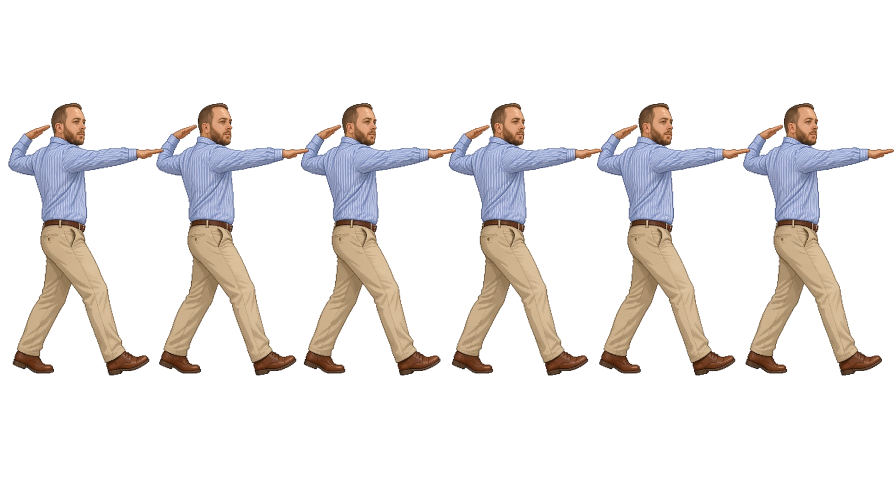
#> input picture egyptian_fighter/assets/char1/idle.png, 1792 x 1008 px, found by its file name (shown at 1/2 size)
$ python build_sprites.py
#> lines starting #> are read from the running program, lines starting #| are printed output that depends on the picture; after the words box and inside, x2 and y2 are one past the last pixel; in counts of white or black regions, pixels touching at a corner belong together
### egyptian_fighter/tools/front_flex.py
"""front_flex.py - Mike's victory: front-on double-biceps, a turn, the same from behind.

Built only from his real front-facing photo frame (sprite_sources/mike_hyrox/idle.png):
  * both arms (and the racket) are cut off; his free left arm is re-posed with the same
    shoulder / elbow rig as tools/poses.py (upper arm up and out, forearm bent up, fist by
    the head, upper arm widened a little = flexed biceps) and MIRRORED onto the other side,
    so both arms are his own arm
  * the strip of shorts / thigh hidden behind the racket is filled from the mirror image of
    his other side
  * there is NO photo of his back: the back view is his front frame mirrored (as if turned)
    with the chest print painted out in the vest's own black and the face replaced by his
    own hair (rows of the hair band stretched down) - a reconstruction, not a photo
  * the turn is a horizontal squash through side-on
"""
import numpy as np
from PIL import Image, ImageDraw
from scipy import ndimage as ndi

# coordinates in the scaled (560 px tall), trimmed front frame
CX = 111.0                       # body centre line (torso / crotch)
SHOULDER = (171.0, 121.0)        # his left shoulder joint (image right)
ELBOW = (191.0, 207.0)
WRIST_Y = 281                    # bottom of his watch strap
# image-right arm = pixels right of this line (y -> x), rows 92..335
ARM_R_EDGE = [(92, 158), (100, 157), (130, 166), (150, 169), (180, 172), (200, 172), (260, 175), (300, 178), (335, 180)]
# image-left arm + racket = pixels left of this line
ARM_L_EDGE = [(92, 70), (100, 70), (130, 67), (150, 61), (180, 53), (200, 54), (240, 51), (270, 47), (300, 42), (312, 40)]
RACKET = [(296, 40), (310, 44), (320, 50), (340, 57), (360, 59), (380, 58), (392, 54), (402, 46)]
PAD = 170                        # canvas padding (raised arms)


# [7 lines left out: function _edge, not called in this run]


def fill_print_holes(sub, light=(226, 226, 222)):
    """The source photos had the white print on the black vest keyed out (see-through
    letters / race bib).  Paint enclosed holes that are surrounded by dark cloth back in."""
    a = sub.copy()
    al = a[..., 3]
    m = al > 60
    holes = ndi.binary_fill_holes(m) & ~m
    lab, n = ndi.label(holes)
    lum = a[..., :3].astype(int).mean(-1)
    skin = (a[..., 0].astype(int) - a[..., 2] > 25) & (a[..., 1] > 70)
    for i, sl in enumerate(ndi.find_objects(lab)):
        reg = lab == i + 1
        ring = ndi.binary_dilation(reg, iterations=2) & ~reg & m
        if ring.sum() == 0:
            continue
        if skin[ring].mean() > 0.25:          # a real gap between an arm and the body
            continue
        if reg.sum() > 0.08 * m.sum():
            continue
        tgt = ndi.binary_dilation(reg, iterations=1) & (al < 250)
        k = (al[tgt].astype(float) / 255.0)[:, None]
        a[tgt, :3] = (a[tgt, :3] * k + np.array(light) * (1 - k)).astype(np.uint8)
        a[tgt, 3] = 255
    return a


class FrontRig:
    # [189 lines left out: functions __init__, arm, mirror, front, _squash, back and 1 more, not called in this run]

### egyptian_fighter/tools/build_sprites.py
#!/usr/bin/env python3
"""
Egyptian Fighter - sprite sheet rebuilder.

Takes raw AI-generated sprite strips (unevenly spaced, overlapping, tiled/duplicated,
drawn at different scales, sometimes on an opaque background) and rebuilds them into
clean uniform-grid strips that the game can slice exactly:

  * background -> alpha (flood fill from the edges against a fitted background model,
    so white shirts / white gis are never keyed out)
  * every pose found by connected components (small detached bits such as a racket,
    a book or a hand are merged into the nearest figure; touching poses are split at
    the thinnest column)
  * exact duplicates (tiled strips) and cut-off slivers dropped
  * every pose scaled with ONE scale per source sheet so the character keeps the same
    size in every animation, then placed in a fixed cell, feet on a common baseline,
    body centre on the cell centre
  * optional procedural walk: when a walk strip has no leg movement (the same stride
    copied N times) the two legs are cut apart at the crotch and swung past each other
    with a hip-pivot shear, giving a real alternating step from the existing art
  * writes <out>/<folder>/<anim>.png and <out>/<folder>/sprites.cfg

Usage:  python tools/build_sprites.py            (uses SPEC below, writes ./assets)
        python tools/build_sprites.py --preview  (also writes contact sheets to ./preview)
Needs:  pip install pillow numpy scipy
"""
import argparse, math, os, sys
sys.path.insert(0, os.path.dirname(os.path.abspath(__file__)))
import numpy as np
from PIL import Image, ImageDraw
from scipy import ndimage as ndi

ROOT = os.path.dirname(os.path.dirname(os.path.abspath(__file__)))
SRC = os.path.join(ROOT, 'sprite_sources')

# --------------------------------------------------------------------------------------
# What to build.  stand_h = height in SOURCE pixels that a fully upright figure has in
# that sheet (used to give every sheet of a character the same scale).
#   pick   : which detected poses to use, in order (after duplicate removal)
#   pwalk  : build an 8-frame procedural walk from pose index `pwalk`
#   fill_shirt : repaint enclosed see-through holes in the torso (shirt keyed out
#                by an earlier background removal) with an off-white shirt colour
#   ft     : seconds per frame
# --------------------------------------------------------------------------------------
SPEC = {
    'char_mike': {            # PADEL MIKE - black "I love HYROX" vest
        'idle':  dict(src='mike_hyrox/idle.png',          stand_h=912, fill_print=True, ft=0.14),
        'walk':  dict(src='mike_hyrox/walk.png',          stand_h=925, fill_print=True, pwalk=0, ft=0.085),
        'block': dict(src='mike_hyrox/ready_stance.png',  stand_h=1010, fill_print=True, pick=[0, 1, 2, 3, 4, 5], ft=0.12),
    },
    'char_dec': {             # navy suit / patterned tie (see README: Dec or Daragh?)
        'idle':   dict(src='suit_man/idle.png',   stand_h=912, fill_shirt=True, ft=0.16),
        'walk':   dict(src='suit_man/walk.png',   stand_h=925, fill_shirt=True, pwalk=0, ft=0.085),
        'crouch': dict(src='suit_man/crouch.png', stand_h=800, fill_shirt=True, pick=[0, 2, 4, 5], ft=0.06),
        'jump':   dict(src='suit_man/jump.png',   stand_h=640, fill_shirt=True, ft=0.11),
        'punch':  dict(src='suit_man/punch.png',  stand_h=925, fill_shirt=True, pick=[0, 1, 2, 3, 4, 5], ft=0.06),
        'kick':   dict(src='suit_man/kick.png',   stand_h=925, fill_shirt=True, pick=[0, 1, 2, 3, 4, 5], ft=0.07),
        'block':  dict(src='suit_man/punch.png',  stand_h=925, fill_shirt=True, pick=[0, 1], ft=0.2),
        'throw':  dict(src='suit_man/throw.png',  stand_h=850, ft=0.08),
        'hit':    dict(src='suit_man/hit.png',    stand_h=835, fill_shirt=True, pick=[0, 2, 4, 5], ft=0.09,
                       xform=[dict(i=0, tint=(255, 40, 40, 0.45)), dict(i=1, tint=(255, 40, 40, 0.3)), dict(i=2), dict(i=3)]),
        # extra moves made from his REAL frames (re-timed, transformed, purple magic glow;
        # the book / card projectile itself is drawn by the game)
        'pyramid_blast': dict(src='suit_man/throw.png', stand_h=850, ft=0.08,
                              xform=[dict(i=0), dict(i=1), dict(i=2, glow=(170, 70, 255)), dict(i=3, glow=(170, 70, 255)),
                                     dict(i=4, glow=(170, 70, 255)), dict(i=5)]),
        'bum_fireball': dict(src='suit_man/punch.png', stand_h=925, fill_shirt=True, ft=0.07,
                             xform=[dict(i=0), dict(i=1), dict(i=2, glow=(200, 90, 255)), dict(i=3, glow=(200, 90, 255)),
                                    dict(i=4), dict(i=5)]),
        'jump_attack': dict(src='suit_man/kick.png', stand_h=925, fill_shirt=True, pick=[1, 2, 3, 4], ft=0.08),
        'taunt': dict(src='suit_man/punch.png', stand_h=925, fill_shirt=True, pick=[0, 1], ft=0.12,
                      xform=[dict(i=0), dict(i=1, lean=-5, glow=(170, 70, 255)), dict(i=0, sy=1.02),
                             dict(i=1, lean=-5, glow=(170, 70, 255)), dict(i=0, sy=1.02), dict(i=1, glow=(170, 70, 255))]),
        'victory': dict(src='suit_man/jump.png', stand_h=640, fill_shirt=True, ft=0.14,
                        xform=[dict(i=4), dict(i=5, sy=1.02), dict(i=6, sy=1.03), dict(i=5, sy=0.98), dict(i=6, sy=1.03), dict(i=6)]),
    },
}
SPEC['char_daragh'] = {      # white "LONDON" t-shirt, navy shorts, padel racket
    # his source idle/block strip (mike_london/block.png) is cut off at the knees (no feet),
    # so every move is posed from the full-length walk frame (see RIGS / tools/poses.py)
    'idle': dict(proc='idle_bob', ft=0.18),
    'walk': dict(src='mike_london/walk.png', stand_h=900, fill_shirt=True, pwalk=0, pwalk_crotch=0.64, pwalk_prop=True, pwalk_clone=True, ft=0.085),
}
# procedural moves (poses.py) for the two padel players; Mike keeps his real ready-stance block
PROC_MOVES = dict(crouch=('crouch', 0.06), jump=('jump', 0.11), punch=('punch', 0.06), kick=('kick', 0.07),
                  pyramid_blast=('special1', 0.08), bum_fireball=('special2', 0.08), block=('block', 0.15),
                  hit=('hit', 0.09), throw=('throw', 0.08), jump_attack=('jump_attack', 0.08),
                  taunt=('taunt', 0.12), victory=('victory', 0.14))
for _ch in ('char_mike', 'char_daragh'):
    for _anim, (_mv, _ft) in PROC_MOVES.items():
        if _anim not in SPEC[_ch]:
            SPEC[_ch][_anim] = dict(proc=_mv, ft=_ft)
# racket swing glow on Mike's specials (padel-ball yellow)
SPEC['char_mike']['pyramid_blast']['glow'] = (220, 255, 70)
SPEC['char_mike']['bum_fireball']['glow'] = (220, 255, 70)
# Mike: FRONT-ON double-biceps from his front photo, turns round, flexes from behind, turns
# back; frames 1.. loop (tools/front_flex.py).  The old side-on version: proc='flex'
SPEC['char_mike']['victory'] = dict(front='mike_hyrox/idle.png', stand_h=912, ft=0.13, loop=1)
# Daragh: turns round, bends over and a speech bubble comes out of his backside
SPEC['char_daragh']['pyramid_blast'] = dict(proc='bum1', ft=0.075)
SPEC['char_daragh']['bum_fireball'] = dict(proc='bum2', ft=0.075)
# base frame each rig is cut from (first pose of the walk strip, scaled)
RIG_BASE = {
    'char_mike': dict(src='mike_hyrox/walk.png', stand_h=925, base=0, fill_print=True),
    'char_daragh': dict(src='mike_london/walk.png', stand_h=900, fill_shirt=True, base=0),
}
# projectile drawn by the game for the specials (see sprites.cfg 'projectile')
PROJECTILE = {'char_mike': 'ball', 'char_daragh': 'bubble', 'char_dec': 'book'}

# Part maps for the procedural moves (coordinates are in the scaled base frame: the first
# walk pose after scaling to TARGET_STAND, trimmed).  box = x0,y0,x1,y1 of the arm,
# pivot = shoulder, ellipses = extra areas (e.g. a racket head).  See tools/poses.py.
RIGS = {
    'char_mike': dict(arms={
        'arm_f': dict(box=(140, 165, 224, 300), pivot=(138, 170), elbow=(163, 224), behind=True),
        'arm_r': dict(box=(22, 150, 62, 312), pivot=(50, 150), elbow=(46, 230), ellipses=[(106, 324, 52, 50)],
                      cut_legs=True, fill_rgb=(30, 30, 33),
                      # outline of his shorts where the racket head hangs over them
                      cloth_poly=[(58, 262), (142, 262), (149, 300), (149, 356), (82, 374), (60, 368)]),
    }),
    'char_daragh': dict(crotch=0.64, prop=True, clone_leg=True, waist=282, arms={
        'arm_f': dict(box=(190, 175, 270, 312), pivot=(188, 178), behind=True),
        'arm_r': dict(box=(55, 160, 101, 330), pivot=(92, 165), with_prop=True),
    }),
}

TARGET_STAND = 560     # upright figure height in the rebuilt cells (px)
CELL_H = 800
BASELINE = 788         # feet line inside the cell
SHIRT_RGB = (232, 234, 230)
# sheets are composed at TARGET_STAND and then saved at OUT_SCALE.  1.0 = full resolution
# (a fighter is ~560 px tall in the sheet; on a 4K TV he is drawn ~900 px tall, on 1080p
# ~450 px, so full-res frames keep him sharp on a big screen).  0.75 halves the zip size.
OUT_SCALE = 1.0

# ---------------------------------------------------------------- background removal --
def load_rgba(path):
    a = np.array(Image.open(path).convert('RGBA'))
#> a is the input picture: shape (1008, 1792, 4); mean R, G, B, A 236.7, 233.5, 230.9, 50.8
    if (a[..., 3] < 20).mean() > 0.2:
        a[..., :3][a[..., 3] == 0] = 0
        return a
    return remove_opaque_bg(a)

# [24 lines left out: function remove_opaque_bg, not called in this run]

# -------------------------------------------------------------------- segmentation ----
def segment(a, alpha_thr=40, min_comp=150, seed_frac=0.12):
#> called with alpha_thr = 40, min_comp = 150, seed_frac = 0.12
    m = a[..., 3] > alpha_thr
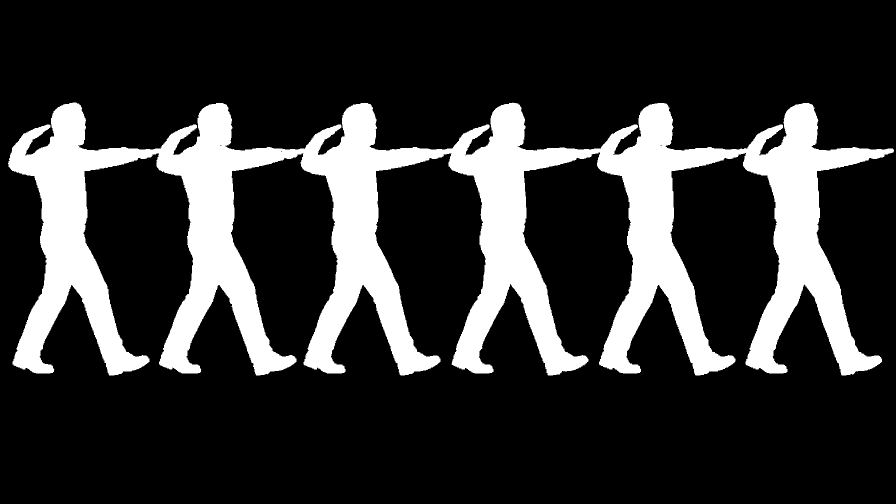
#> m: shape (1008, 1792) bool (shown at 1/2 size); 19.9% white; 2 white regions (1 under 20 px), largest, box (x1, y1, x2, y2) and area: (16, 205, 1788, 751) 360180
    lab, n = ndi.label(m, structure=np.ones((3, 3)))
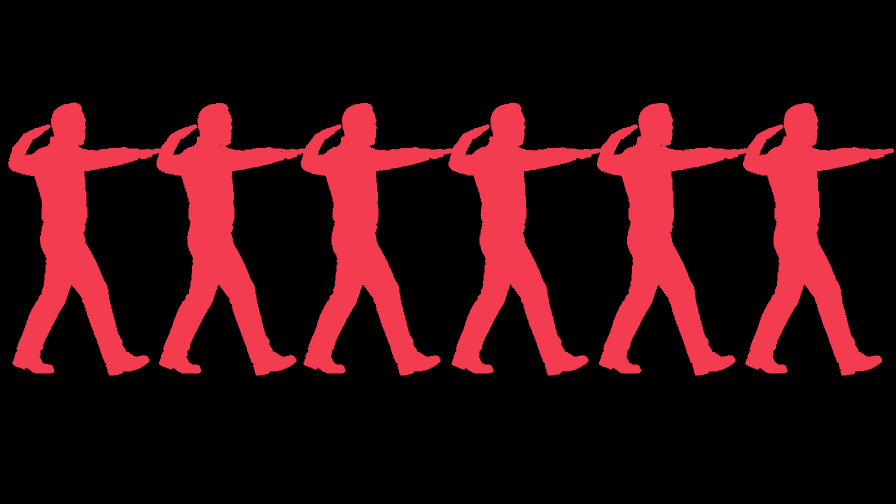
#> lab: shape (1008, 1792) int32 (shown at 1/2 size); 3 distinct labels, from 0 to 2; one colour per label, 0 black
#> n = 2
    if n == 0:
        return []
    sizes = ndi.sum(m, lab, range(1, n + 1))
#> sizes = [360180, 1]
#> (the rest of the program and of its run is left out)
